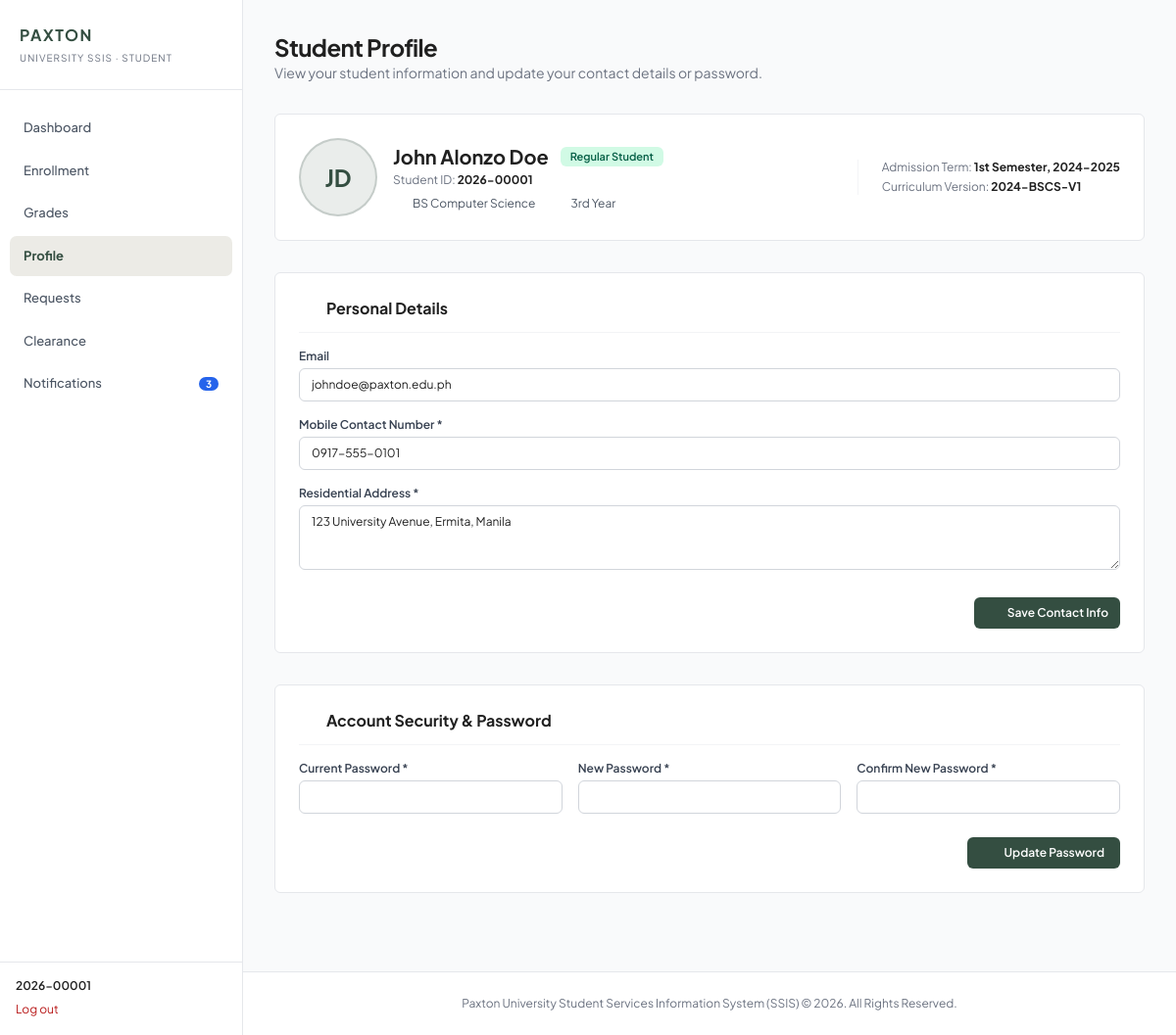
The page /php/student/profile.php (signed in) on the database its author committed.
### tables this page shows
CREATE TABLE students (
  id INT UNSIGNED NOT NULL AUTO_INCREMENT,
  user_id INT UNSIGNED NOT NULL,
  student_no VARCHAR(10) NOT NULL,
  first_name VARCHAR(60) NOT NULL,
  middle_name VARCHAR(60) NULL,
  last_name VARCHAR(60) NOT NULL,
  email VARCHAR(120) NULL,
  contact_number VARCHAR(20) NULL,
  address VARCHAR(255) NULL,
  program_id INT UNSIGNED NOT NULL,
  year_level TINYINT UNSIGNED NOT NULL,
  student_type ENUM('Regular','Irregular') NOT NULL DEFAULT 'Regular',
  admission_term_id INT UNSIGNED NULL,
  curriculum_version VARCHAR(30) NULL,
  guardian_name VARCHAR(120) NULL,
  guardian_relationship VARCHAR(40) NULL,
  guardian_contact VARCHAR(20) NULL,
  created_at TIMESTAMP NOT NULL DEFAULT CURRENT_TIMESTAMP,
  updated_at TIMESTAMP NOT NULL DEFAULT CURRENT_TIMESTAMP ON UPDATE CURRENT_TIMESTAMP,
  PRIMARY KEY (id),
  UNIQUE KEY uq_students_user (user_id),
  UNIQUE KEY uq_students_student_no (student_no),
  KEY idx_students_program (program_id),
  KEY idx_students_admission_term (admission_term_id),
  KEY idx_students_name (last_name, first_name),
  KEY idx_students_year_level (year_level),
  CONSTRAINT fk_students_user FOREIGN KEY (user_id)
    REFERENCES users (id) ON DELETE RESTRICT ON UPDATE RESTRICT,
  CONSTRAINT fk_students_program FOREIGN KEY (program_id)
    REFERENCES programs (id) ON DELETE RESTRICT ON UPDATE RESTRICT,
  CONSTRAINT fk_students_admission_term FOREIGN KEY (admission_term_id)
    REFERENCES terms (id) ON DELETE RESTRICT ON UPDATE RESTRICT,
  CONSTRAINT chk_students_year CHECK (year_level BETWEEN 1 AND 6)
);

CREATE TABLE programs (
  id INT UNSIGNED NOT NULL AUTO_INCREMENT,
  department_id INT UNSIGNED NOT NULL,
  code VARCHAR(15) NOT NULL,
  name VARCHAR(150) NOT NULL,
  is_active TINYINT(1) NOT NULL DEFAULT 1,
  created_at TIMESTAMP NOT NULL DEFAULT CURRENT_TIMESTAMP,
  updated_at TIMESTAMP NOT NULL DEFAULT CURRENT_TIMESTAMP ON UPDATE CURRENT_TIMESTAMP,
  PRIMARY KEY (id),
  UNIQUE KEY uq_programs_code (code),
  KEY idx_programs_department (department_id),
  CONSTRAINT fk_programs_department FOREIGN KEY (department_id)
    REFERENCES departments (id) ON DELETE RESTRICT ON UPDATE RESTRICT
);

CREATE TABLE terms (
  id INT UNSIGNED NOT NULL AUTO_INCREMENT,
  academic_year CHAR(9) NOT NULL,
  semester ENUM('1st Semester','2nd Semester','Summer') NOT NULL,
  is_current TINYINT(1) NOT NULL DEFAULT 0,
  enrollment_open_at DATETIME NULL,
  enrollment_close_at DATETIME NULL,
   
  current_flag TINYINT GENERATED ALWAYS AS (IF(is_current = 1, 1, NULL)) STORED,
  created_at TIMESTAMP NOT NULL DEFAULT CURRENT_TIMESTAMP,
  updated_at TIMESTAMP NOT NULL DEFAULT CURRENT_TIMESTAMP ON UPDATE CURRENT_TIMESTAMP,
  PRIMARY KEY (id),
  UNIQUE KEY uq_terms_year_sem (academic_year, semester),
  UNIQUE KEY uq_terms_one_current (current_flag)
);

### models/Database.php (called while the page is built, shortened)
<?php
final class Database
{
    private static ?PDO $connection = null;
    public static function getConnection(): PDO
    {
        if (self::$connection instanceof PDO) {
            return self::$connection;
        }
        $host = self::environmentValue('SSIS_DB_HOST', '127.0.0.1');
        $port = self::environmentValue('SSIS_DB_PORT', '3306');
        $name = self::environmentValue('SSIS_DB_NAME', 'ssis_db');
        $user = self::environmentValue('SSIS_DB_USER', 'root');
        $password = self::environmentValue('SSIS_DB_PASSWORD', '');
        $dsn = sprintf(
            'mysql:host=%s;port=%s;dbname=%s;charset=utf8mb4',
            $host,
            $port,
            $name
        );
        self::$connection = new PDO($dsn, $user, $password, [
            PDO::ATTR_ERRMODE => PDO::ERRMODE_EXCEPTION,
            PDO::ATTR_DEFAULT_FETCH_MODE => PDO::FETCH_ASSOC,
            PDO::ATTR_EMULATE_PREPARES => false,
        ]);
        return self::$connection;
    }
    private static function environmentValue(string $key, string $default): string
    {
        $value = getenv($key);
        return $value === false ? $default : $value;
    }
}

### models/StudentProfile.php (called while the page is built, shortened)
<?php
final class StudentProfile
{
    public function findForUser(int $userId): ?array
    {
        $statement = $this->db->prepare(
            'SELECT s.id AS student_id, s.user_id, s.student_no, s.first_name,
                    s.middle_name, s.last_name, s.email, s.contact_number, s.address,
                    s.year_level, s.student_type, s.curriculum_version,
                    p.name AS program_name, t.semester AS admission_semester,
                    t.academic_year AS admission_academic_year
             FROM students s
             INNER JOIN programs p ON p.id = s.program_id
             LEFT JOIN terms t ON t.id = s.admission_term_id
             WHERE s.user_id = :user_id
             LIMIT 1'
        );
        $statement->execute(['user_id' => $userId]);
        $profile = $statement->fetch();
        return $profile ?: null;
    }
}

### php/student/profile.php (the view, shortened to what this page needs)
<?php
require_once __DIR__ . '/../../services/StudentProfileService.php';
$userId = (int) $_SESSION['user']['id'];
$profileModel = new StudentProfile(Database::getConnection());
$contactFormValues = [];
try {
    $profile = $profileModel->findForUser($userId);
} catch (Throwable $exception) {
    error_log('SSIS student profile read failed: ' . $exception->getMessage());
    http_response_code(503);
    exit('Your profile is temporarily unavailable. Please try again later.');
}
$escape = static fn ($value): string => htmlspecialchars((string) ($value ?? ''), ENT_QUOTES, 'UTF-8');
$fullName = trim(implode(' ', array_filter([
    $profile['first_name'],
    $profile['middle_name'],
    $profile['last_name'],
], static fn ($part): bool => $part !== null && $part !== '')));
$initials = strtoupper(substr($profile['first_name'], 0, 1) . substr($profile['last_name'], 0, 1));
$yearLabels = [1 => '1st Year', 2 => '2nd Year', 3 => '3rd Year', 4 => '4th Year', 5 => '5th Year', 6 => '6th Year'];
$yearLabel = $yearLabels[(int) $profile['year_level']] ?? ((int) $profile['year_level'] . ' Year');
$admissionTerm = $profile['admission_semester'] && $profile['admission_academic_year']
    ? $profile['admission_semester'] . ', ' . $profile['admission_academic_year']
    : 'Not assigned';
$formEmail = $contactFormValues['email'] ?? $profile['email'] ?? '';
$formPhone = $contactFormValues['phone_number'] ?? $profile['contact_number'] ?? '';
$formAddress = $contactFormValues['address'] ?? $profile['address'] ?? '';
?>
<!DOCTYPE html>
<html lang="en">
<head>
    <script src="https://cdn.tailwindcss.com"></script>
</head>
<body class="bg-gray-50 font-sans text-brand-dark antialiased min-h-screen flex flex-col">
<?php include __DIR__ . '/../component/sidebar.php'; ?>
    <main class="flex-1 max-w-7xl w-full mx-auto px-4 sm:px-6 lg:px-8 py-8 space-y-8">
        <div>
            <h1 class="text-2xl font-bold text-brand-dark tracking-tight">Student Profile</h1>
            <p class="text-sm text-gray-500">View your student information and update your contact details or password.</p>
        </div>
        <section class="bg-white border border-gray-200 rounded-md p-6 shadow-xs flex flex-col md:flex-row md:items-center justify-between gap-6">
            <div class="flex items-center space-x-4">
                <div class="w-20 h-20 bg-brand-primary/10 border-2 border-brand-primary/20 rounded-full flex items-center justify-center text-brand-primary font-bold text-2xl shrink-0">
                    <?= $escape($initials) ?>
                </div>
                <div>
                    <div class="flex items-center space-x-3">
                        <h2 id="lbl_profile_fullname" class="text-xl font-bold text-brand-dark"><?= $escape($fullName) ?></h2>
                        <span id="badge_academic_status" class="px-2.5 py-0.5 rounded-md text-[11px] font-semibold bg-emerald-100 text-emerald-800">
                            <?= $escape($profile['student_type']) ?> Student
                        </span>
                    </div>
                    <p class="text-xs text-gray-500 mt-0.5">Student ID: <strong id="lbl_profile_id" class="text-brand-dark"><?= $escape($profile['student_no']) ?></strong></p>
                    <div class="flex flex-wrap items-center gap-x-4 gap-y-1 mt-2 text-xs text-gray-600">
                        <span class="flex items-center space-x-1">
                            <i data-lucide="graduation-cap" class="w-4 h-4 text-brand-secondary"></i>
                            <span id="lbl_profile_program"><?= $escape($profile['program_name']) ?></span>
                        </span>
                        <span class="flex items-center space-x-1">
                            <i data-lucide="calendar" class="w-4 h-4 text-brand-secondary"></i>
                            <span id="lbl_profile_year"><?= $escape($yearLabel) ?></span>
                        </span>
                    </div>
                </div>
            </div>
            <div class="border-t md:border-t-0 md:border-l border-gray-100 pt-4 md:pt-0 md:pl-6 flex flex-col justify-center text-xs text-gray-500 space-y-1">
                <p>Admission Term: <strong id="lbl_admission_term" class="text-brand-dark"><?= $escape($admissionTerm) ?></strong></p>
                <p>Curriculum Version: <strong id="lbl_curriculum_ver" class="text-brand-dark"><?= $escape($profile['curriculum_version'] ?: 'Not assigned') ?></strong></p>
            </div>
        </section>
        <div class="grid grid-cols-1 lg:grid-cols-full gap-8">
            <section class="bg-white border border-gray-200 rounded-md p-6 shadow-xs space-y-4">
                <div class="flex items-center justify-between pb-3 border-b border-gray-100">
                    <div class="flex items-center space-x-2">
                        <i data-lucide="user" class="w-5 h-5 text-brand-primary"></i>
                        <h3 class="text-base font-bold text-brand-dark">Personal Details</h3>
                    </div>
                </div>
                <form id="form_update_personal" method="POST" action="profile.php" class="space-y-4 text-xs">
                    <div>
                        <label for="input_email" class="block font-semibold text-gray-700 mb-1">Email</label>
                        <input type="email" id="input_email" name="email" value="<?= $escape($formEmail) ?>" maxlength="120" required class="w-full px-3 py-2 border border-gray-300 rounded-md text-brand-dark bg-white focus:ring-2 focus:ring-brand-primary focus:border-brand-primary outline-none">
                    </div>
                    <div>
                        <label for="input_phone" class="block font-semibold text-gray-700 mb-1">Mobile Contact Number *</label>
                        <input type="text" id="input_phone" name="phone_number" value="<?= $escape($formPhone) ?>" maxlength="20" required class="w-full px-3 py-2 border border-gray-300 rounded-md text-brand-dark bg-white focus:ring-2 focus:ring-brand-primary focus:border-brand-primary outline-none">
                    </div>
                    <div>
                        <label for="textarea_address" class="block font-semibold text-gray-700 mb-1">Residential Address *</label>
                        <textarea id="textarea_address" name="address" rows="3" maxlength="255" required class="w-full px-3 py-2 border border-gray-300 rounded-md text-brand-dark bg-white focus:ring-2 focus:ring-brand-primary focus:border-brand-primary outline-none"><?= $escape($formAddress) ?></textarea>
                    </div>
                    <div class="flex justify-end pt-2">
                        <button type="submit" id="btn_save_personal" class="inline-flex items-center space-x-1.5 px-3 py-2 bg-brand-primary text-white font-semibold rounded-md hover:bg-brand-primary/90 transition-colors shadow-xs">
                            <i data-lucide="save" class="w-4 h-4"></i>
                            <span>Save Contact Info</span>
                        </button>
                    </div>
                </form>
            </section>
        </div>
        <section class="bg-white border border-gray-200 rounded-md p-6 shadow-xs space-y-4">
            <div class="flex items-center space-x-2 pb-3 border-b border-gray-100">
                <i data-lucide="lock" class="w-5 h-5 text-brand-primary"></i>
                <h3 class="text-base font-bold text-brand-dark">Account Security & Password</h3>
            </div>
            <form id="form_change_password" method="POST" action="profile.php" class="space-y-4 text-xs">
                <div class="grid grid-cols-1 md:grid-cols-3 gap-4">
                    <div>
                        <label for="input_current_password" class="block font-semibold text-gray-700 mb-1">Current Password *</label>
                        <input type="password" id="input_current_password" name="current_password" required class="w-full px-3 py-2 border border-gray-300 rounded-md text-brand-dark bg-white focus:ring-2 focus:ring-brand-primary focus:border-brand-primary outline-none">
                    </div>
                    <div>
                        <label for="input_new_password" class="block font-semibold text-gray-700 mb-1">New Password *</label>
                        <input type="password" id="input_new_password" name="new_password" minlength="8" required class="w-full px-3 py-2 border border-gray-300 rounded-md text-brand-dark bg-white focus:ring-2 focus:ring-brand-primary focus:border-brand-primary outline-none">
                    </div>
                    <div>
                        <label for="input_confirm_password" class="block font-semibold text-gray-700 mb-1">Confirm New Password *</label>
                        <input type="password" id="input_confirm_password" name="confirm_password" minlength="8" required class="w-full px-3 py-2 border border-gray-300 rounded-md text-brand-dark bg-white focus:ring-2 focus:ring-brand-primary focus:border-brand-primary outline-none">
                    </div>
                </div>
                <div class="flex justify-end pt-2">
                    <button type="submit" id="btn_update_password" class="inline-flex items-center space-x-1.5 px-4 py-2 bg-brand-primary text-white font-semibold rounded-md hover:bg-brand-primary/90 transition-colors shadow-xs">
                        <i data-lucide="shield-check" class="w-4 h-4"></i>
                        <span>Update Password</span>
                    </button>
                </div>
            </form>
        </section>
    </main>
    <footer class="bg-white border-t border-gray-200 mt-12 py-6 text-center text-xs text-gray-500">
        <div class="max-w-7xl mx-auto px-4">
            <p>Paxton University Student Services Information System (SSIS) &copy; 2026. All Rights Reserved.</p>
        </div>
    </footer>
</body>
</html>

### php/component/sidebar.php (style rules this page uses)
@media (min-width:1024px) { body { padding-left: 248px } }
@media (min-width:1024px) { body>main { max-width: none !important } }

### rows shown on the page
students: $escape($initials) "JD", $escape($fullName) "John Alonzo Doe", student_type "Regular", student_no "2026-00001", program.name "BS Computer Science", year_level "3rd Year", admission_term.academic_year "1st Semester, 2024-2025", curriculum_version "2024-BSCS-V1", email "johndoe@paxton.edu.ph", phone_number "0917-555-0101", address "123 University Avenue, Ermita, Manila"

### other values the page prints
$role "STUDENT"
$label "Dashboard"
$label "Enrollment"
$label "Grades"
$label "Profile"
$label "Requests"
$label "Clearance"
$label "Notifications"
$unreadNotificationCount "3"
$name "2026-00001"
